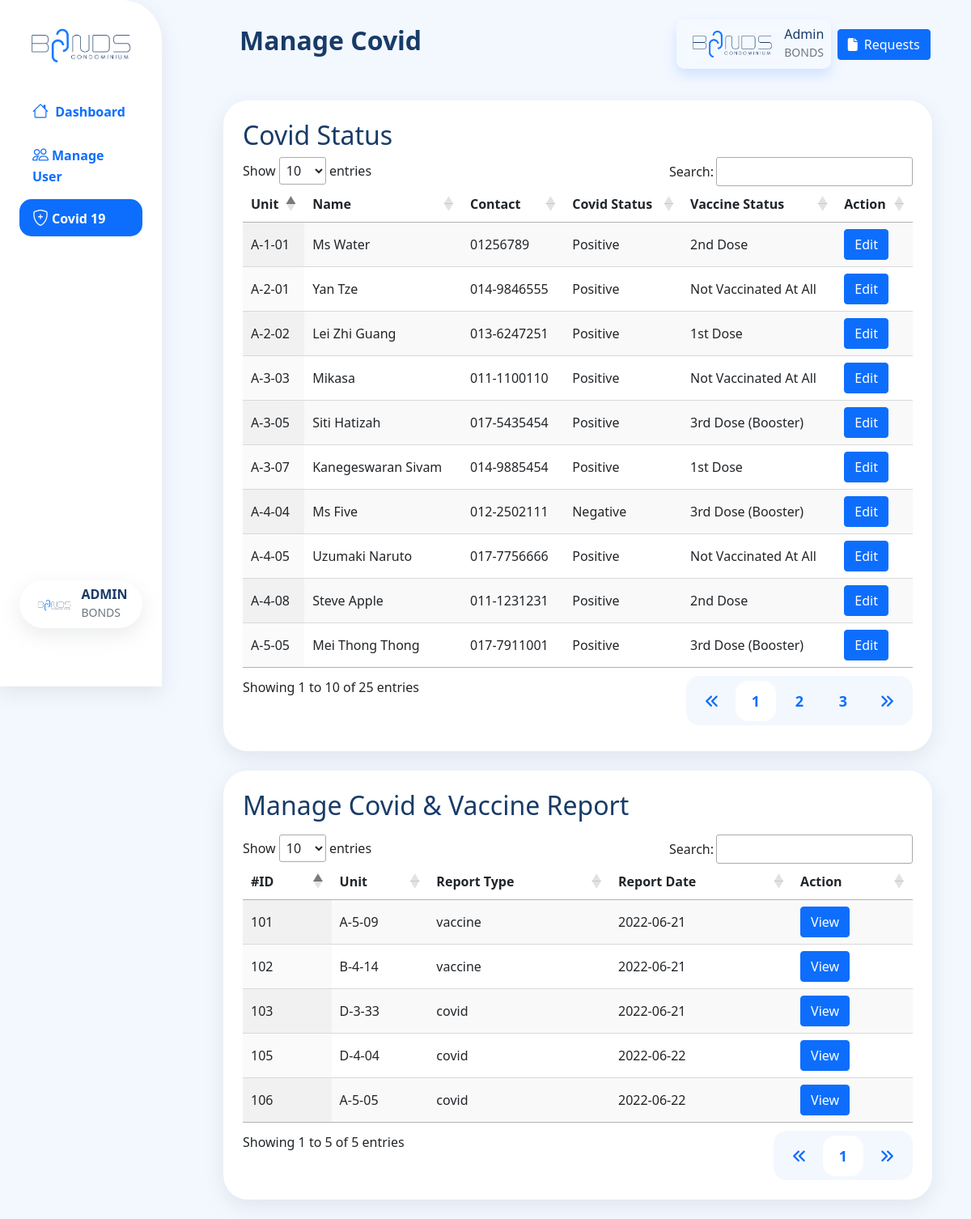
/admin-managecovid.php (signed in), run on the app's committed database.
### tables this page shows
CREATE TABLE `unit` (
  `unit_no` varchar(10) NOT NULL,
  `owner_ic` varchar(20) NOT NULL,
  `car_park_id` varchar(25) NOT NULL
);

CREATE TABLE `resident` (
  `ic` varchar(20) NOT NULL,
  `name` varchar(50) NOT NULL,
  `dob` date NOT NULL,
  `gender` varchar(10) NOT NULL,
  `race` varchar(20) NOT NULL,
  `contact` varchar(20) NOT NULL,
  `emergency_contact` varchar(20) NOT NULL,
  `email` varchar(100) NOT NULL,
  `check_in_date` datetime NOT NULL,
  `profile_pic` varchar(500) NOT NULL,
  `covid_status` varchar(30) NOT NULL,
  `password` varchar(255) NOT NULL,
  `vaccine_status` varchar(30) NOT NULL,
  `rental_status` varchar(20) NOT NULL
);

CREATE TABLE `covidreport` (
  `report_id` int(11) NOT NULL,
  `reporter_unit` varchar(20) NOT NULL,
  `report_type` varchar(20) NOT NULL,
  `report_for_status` varchar(30) NOT NULL,
  `evidence` varchar(500) NOT NULL,
  `date` date NOT NULL
);

### admin-managecovid.php (the view, shortened to what this page needs)
<?php
include 'includes/admin-header.php';
?>
                        <div class="col-12 mycontainer">
                            <div class="table-responsive mb-2">
                                <h2>Covid Status</h2>
                                <table id="CovidTable" class="display" style="width:100%">
                                    <thead>
                                        <tr>
                                            <th>Unit</th>
                                            <th>Name</th>
                                            <th>Contact</th>
                                            <th>Covid Status</th>
                                            <th>Vaccine Status</th>
                                            <th>Action</th>
                                        </tr>
                                    </thead>
                                    <tbody id="CovidTableBody">
                                        <?php
                                            $data_query = mysqli_query($con, "SELECT * FROM unit INNER JOIN resident ON unit.owner_ic = resident.ic");
                                            if(mysqli_num_rows($data_query) > 0)
                                            {
                                                foreach($data_query as $resident)
                                                {
                                        ?>
                                                    <tr>
                                                        <td><?= $resident['unit_no'] ?></td>
                                                        <td><?= $resident['name'] ?></td>
                                                        <td><?= $resident['contact'] ?></td>
                                                        <td><?= $resident['covid_status'] ?></td>
                                                        <td><?= $resident['vaccine_status'] ?></td>
                                                        <td>
                                                            <button type="button" class="btn btn-primary editCovidBtn" value="<?=$resident['ic'];?>">Edit</button>
                                                        </td>
                                                    </tr>
                                        <?php
                                                }
                                            }
                                        ?>
                                    </tbody>
                                </table>
                            </div>
                        </div>
                        <div class="col-12 mycontainer mt-4">
                            <div class="title d-flex align-items-center mb-2">
                                <h2>Manage Covid & Vaccine Report</h2>
                            </div>
                            <table id="ReportTable" class="display" style="width:100%">
                                    <thead>
                                        <tr>
                                            <th>#ID</th>
                                            <th>Unit</th>
                                            <th>Report Type</th>
                                            <th>Report Date</th>
                                            <th>Action</th>
                                        </tr>
                                    </thead>
                                    <tbody id="ReportTableBody">
                                        <?php
                                            $data_query = mysqli_query($con, "SELECT * FROM covidreport ORDER BY date DESC");
                                            if(mysqli_num_rows($data_query) > 0)
                                            {
                                                foreach($data_query as $report)
                                                {
                                        ?>
                                                    <tr>
                                                        <td><?= $report['report_id'] ?></td>
                                                        <td><?= $report['reporter_unit'] ?></td>
                                                        <td><?= $report['report_type'] ?></td>
                                                        <td><?= $report['date'] ?></td>
                                                        <td>
                                                            <button type="button" value="<?=$report['report_id'];?>" class="btn btn-primary viewReportBtn" >
                                                                View
                                                            </button>
                                                        </td>
                                                    </tr>
                                        <?php
                                                }
                                            }
                                        ?>
                                    </tbody>
                                </table>
                        </div>
<?php include 'includes/admin-footer.php';?>

### assets/css/admin.css (style rules this page uses)
html, body { padding: 0; margin: 0; background-color: #f3f8ff; width: 100%; height: 100vh; }
body { overflow-x: hidden; }
.mycontainer { box-shadow: rgba(149, 157, 165, 0.2) 0px 8px 24px; border-radius: 30px !important; background-color: white !important; padding: 1.5rem !important; }
.mydarkgreen, h1, h2, h3, h4, h5, h6 { color: #183b68 !important; }

### data on the page
unit: unit_no "A-1-01", resident.name "Ms Water", resident.contact "01256789", resident.covid_status "Positive", resident.vaccine_status "2nd Dose"
unit: unit_no "A-2-01", resident.name "Yan Tze", resident.contact "014-9846555", resident.covid_status "Positive", resident.vaccine_status "Not Vaccinated At All"
unit: unit_no "A-2-02", resident.name "Lei Zhi Guang", resident.contact "013-6247251", resident.covid_status "Positive", resident.vaccine_status "1st Dose"
unit: unit_no "A-3-03", resident.name "Mikasa", resident.contact "011-1100110", resident.covid_status "Positive", resident.vaccine_status "Not Vaccinated At All"
unit: unit_no "A-3-05", resident.name "Siti Hatizah", resident.contact "017-5435454", resident.covid_status "Positive", resident.vaccine_status "3rd Dose (Booster)"
unit: unit_no "A-3-07", resident.name "Kanegeswaran Sivam", resident.contact "014-9885454", resident.covid_status "Positive", resident.vaccine_status "1st Dose"
unit: unit_no "A-4-04", resident.name "Ms Five", resident.contact "012-2502111", resident.covid_status "Negative", resident.vaccine_status "3rd Dose (Booster)"
unit: unit_no "A-4-05", resident.name "Uzumaki Naruto", resident.contact "017-7756666", resident.covid_status "Positive", resident.vaccine_status "Not Vaccinated At All"
unit: unit_no "A-4-08", resident.name "Steve Apple", resident.contact "011-1231231", resident.covid_status "Positive", resident.vaccine_status "2nd Dose"
unit: unit_no "A-5-05", resident.name "Mei Thong Thong", resident.contact "017-7911001", resident.covid_status "Positive", resident.vaccine_status "3rd Dose (Booster)"
covidreport: report_id "105", reporter_unit "D-4-04", report_type "covid", date "2022-06-22"
covidreport: report_id "106", reporter_unit "A-5-05", report_type "covid", date "2022-06-22"
covidreport: report_id "101", reporter_unit "A-5-09", report_type "vaccine", date "2022-06-21"
covidreport: report_id "102", reporter_unit "B-4-14", report_type "vaccine", date "2022-06-21"
covidreport: report_id "103", reporter_unit "D-3-33", report_type "covid", date "2022-06-21"

### other printed values
$pageTitle "Manage Covid"
